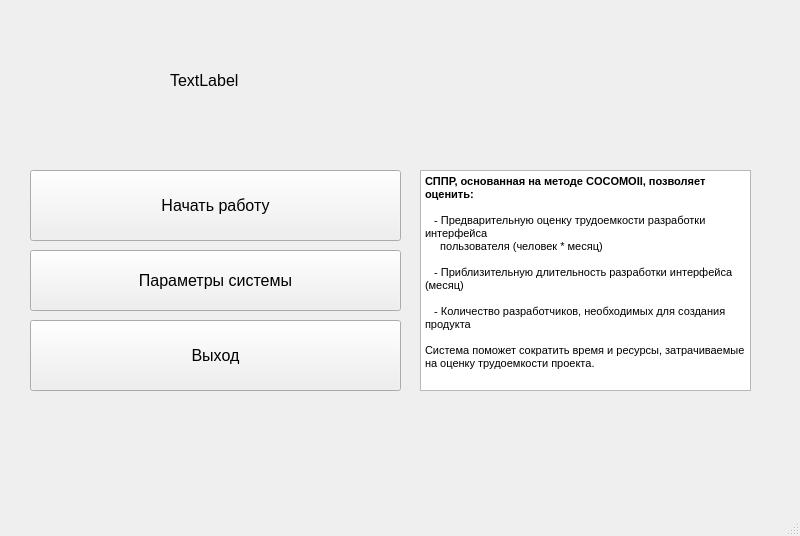
<?xml version="1.0" encoding="UTF-8"?>
<ui version="4.0">
 <class>MainWindow</class>
 <widget class="QMainWindow" name="MainWindow">
  <property name="geometry">
   <rect>
    <x>0</x>
    <y>0</y>
    <width>800</width>
    <height>536</height>
   </rect>
  </property>
  <property name="font">
   <font>
    <pointsize>12</pointsize>
   </font>
  </property>
  <property name="windowTitle">
   <string>Оценка трудоёмкости разработки интерфейса пользователя</string>
  </property>
  <widget class="QWidget" name="centralwidget">
   <widget class="QPushButton" name="COCOMO_button">
    <property name="geometry">
     <rect>
      <x>30</x>
      <y>170</y>
      <width>371</width>
      <height>71</height>
     </rect>
    </property>
    <property name="text">
     <string>Начать работу</string>
    </property>
   </widget>
   <widget class="QPushButton" name="Parameters_button">
    <property name="geometry">
     <rect>
      <x>30</x>
      <y>250</y>
      <width>371</width>
      <height>61</height>
     </rect>
    </property>
    <property name="text">
     <string>Параметры системы</string>
    </property>
   </widget>
   <widget class="QPushButton" name="quit">
    <property name="geometry">
     <rect>
      <x>30</x>
      <y>320</y>
      <width>371</width>
      <height>71</height>
     </rect>
    </property>
    <property name="text">
     <string>Выход</string>
    </property>
   </widget>
   <widget class="QTextBrowser" name="textBrowser">
    <property name="geometry">
     <rect>
      <x>420</x>
      <y>170</y>
      <width>331</width>
      <height>221</height>
     </rect>
    </property>
    <property name="font">
     <font>
      <pointsize>8</pointsize>
     </font>
    </property>
    <property name="html">
     <string>&lt;!DOCTYPE HTML PUBLIC &quot;-//W3C//DTD HTML 4.0//EN&quot; &quot;http://www.w3.org/TR/REC-html40/strict.dtd&quot;&gt;
&lt;html&gt;&lt;head&gt;&lt;meta name=&quot;qrichtext&quot; content=&quot;1&quot; /&gt;&lt;style type=&quot;text/css&quot;&gt;
p, li { white-space: pre-wrap; }
&lt;/style&gt;&lt;/head&gt;&lt;body style=&quot; font-family:'MS Shell Dlg 2'; font-size:8pt; font-weight:400; font-style:normal;&quot;&gt;
&lt;p style=&quot; margin-top:0px; margin-bottom:0px; margin-left:0px; margin-right:0px; -qt-block-indent:0; text-indent:0px;&quot;&gt;&lt;span style=&quot; font-weight:600;&quot;&gt;CППР, основанная на методе COCOMOII, позволяет оценить:&lt;/span&gt;&lt;/p&gt;
&lt;p style=&quot;-qt-paragraph-type:empty; margin-top:0px; margin-bottom:0px; margin-left:0px; margin-right:0px; -qt-block-indent:0; text-indent:0px;&quot;&gt;&lt;br /&gt;&lt;/p&gt;
&lt;p style=&quot; margin-top:0px; margin-bottom:0px; margin-left:0px; margin-right:0px; -qt-block-indent:0; text-indent:0px;&quot;&gt;   - Предварительную оценку трудоемкости разработки интерфейса&lt;/p&gt;
&lt;p style=&quot; margin-top:0px; margin-bottom:0px; margin-left:0px; margin-right:0px; -qt-block-indent:0; text-indent:0px;&quot;&gt;     пользователя (человек * месяц)&lt;/p&gt;
&lt;p style=&quot;-qt-paragraph-type:empty; margin-top:0px; margin-bottom:0px; margin-left:0px; margin-right:0px; -qt-block-indent:0; text-indent:0px;&quot;&gt;&lt;br /&gt;&lt;/p&gt;
&lt;p style=&quot; margin-top:0px; margin-bottom:0px; margin-left:0px; margin-right:0px; -qt-block-indent:0; text-indent:0px;&quot;&gt;   - Приблизительную длительность разработки интерфейса (месяц)&lt;/p&gt;
&lt;p style=&quot;-qt-paragraph-type:empty; margin-top:0px; margin-bottom:0px; margin-left:0px; margin-right:0px; -qt-block-indent:0; text-indent:0px;&quot;&gt;&lt;br /&gt;&lt;/p&gt;
&lt;p style=&quot; margin-top:0px; margin-bottom:0px; margin-left:0px; margin-right:0px; -qt-block-indent:0; text-indent:0px;&quot;&gt;   - Количество разработчиков, необходимых для создания продукта&lt;/p&gt;
&lt;p style=&quot;-qt-paragraph-type:empty; margin-top:0px; margin-bottom:0px; margin-left:0px; margin-right:0px; -qt-block-indent:0; text-indent:0px;&quot;&gt;&lt;br /&gt;&lt;/p&gt;
&lt;p style=&quot; margin-top:0px; margin-bottom:0px; margin-left:0px; margin-right:0px; -qt-block-indent:0; text-indent:0px;&quot;&gt;Система поможет сократить время и ресурсы, затрачиваемые на оценку трудоемкости проекта.&lt;/p&gt;&lt;/body&gt;&lt;/html&gt;</string>
    </property>
   </widget>
   <widget class="QLabel" name="label_img">
    <property name="geometry">
     <rect>
      <x>170</x>
      <y>10</y>
      <width>691</width>
      <height>141</height>
     </rect>
    </property>
    <property name="text">
     <string>TextLabel</string>
    </property>
   </widget>
  </widget>
  <widget class="QMenuBar" name="menubar">
   <property name="geometry">
    <rect>
     <x>0</x>
     <y>0</y>
     <width>800</width>
     <height>26</height>
    </rect>
   </property>
  </widget>
  <widget class="QStatusBar" name="statusbar"/>
 </widget>
 <resources/>
 <connections/>
</ui>
